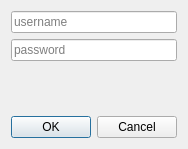
<?xml version="1.0" encoding="UTF-8"?>
<ui version="4.0">
 <class>LoginDialog</class>
 <widget class="QDialog" name="LoginDialog">
  <property name="windowModality">
   <enum>Qt::ApplicationModal</enum>
  </property>
  <property name="geometry">
   <rect>
    <x>0</x>
    <y>0</y>
    <width>178</width>
    <height>149</height>
   </rect>
  </property>
  <property name="sizePolicy">
   <sizepolicy hsizetype="Fixed" vsizetype="Fixed">
    <horstretch>0</horstretch>
    <verstretch>0</verstretch>
   </sizepolicy>
  </property>
  <property name="maximumSize">
   <size>
    <width>200</width>
    <height>200</height>
   </size>
  </property>
  <property name="windowTitle">
   <string>Login</string>
  </property>
  <layout class="QVBoxLayout" name="verticalLayout">
   <item>
    <widget class="QLineEdit" name="userEdit">
     <property name="sizePolicy">
      <sizepolicy hsizetype="Expanding" vsizetype="Fixed">
       <horstretch>0</horstretch>
       <verstretch>0</verstretch>
      </sizepolicy>
     </property>
     <property name="text">
      <string/>
     </property>
     <property name="maxLength">
      <number>30</number>
     </property>
     <property name="placeholderText">
      <string>username</string>
     </property>
    </widget>
   </item>
   <item>
    <widget class="QLineEdit" name="passwordEdit">
     <property name="maxLength">
      <number>30</number>
     </property>
     <property name="echoMode">
      <enum>QLineEdit::Password</enum>
     </property>
     <property name="placeholderText">
      <string>password</string>
     </property>
    </widget>
   </item>
   <item>
    <spacer name="verticalSpacer">
     <property name="orientation">
      <enum>Qt::Vertical</enum>
     </property>
     <property name="sizeHint" stdset="0">
      <size>
       <width>20</width>
       <height>40</height>
      </size>
     </property>
    </spacer>
   </item>
   <item>
    <widget class="QDialogButtonBox" name="buttonBox">
     <property name="orientation">
      <enum>Qt::Horizontal</enum>
     </property>
     <property name="standardButtons">
      <set>QDialogButtonBox::Cancel|QDialogButtonBox::Ok</set>
     </property>
    </widget>
   </item>
  </layout>
 </widget>
 <resources/>
 <connections>
  <connection>
   <sender>buttonBox</sender>
   <signal>accepted()</signal>
   <receiver>LoginDialog</receiver>
   <slot>accept()</slot>
   <hints>
    <hint type="sourcelabel">
     <x>248</x>
     <y>254</y>
    </hint>
    <hint type="destinationlabel">
     <x>157</x>
     <y>274</y>
    </hint>
   </hints>
  </connection>
  <connection>
   <sender>buttonBox</sender>
   <signal>rejected()</signal>
   <receiver>LoginDialog</receiver>
   <slot>reject()</slot>
   <hints>
    <hint type="sourcelabel">
     <x>316</x>
     <y>260</y>
    </hint>
    <hint type="destinationlabel">
     <x>286</x>
     <y>274</y>
    </hint>
   </hints>
  </connection>
 </connections>
</ui>
